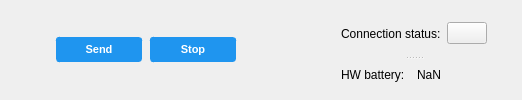
      <widget class="QWidget" name="Overview_2">
       <layout class="QHBoxLayout" name="horizontalLayout_21">
        <item>
         <spacer name="horizontalSpacer_16">
          <property name="orientation">
           <enum>Qt::Horizontal</enum>
          </property>
          <property name="sizeHint" stdset="0">
           <size>
            <width>44</width>
            <height>20</height>
           </size>
          </property>
         </spacer>
        </item>
        <item>
         <widget class="QPushButton" name="Stream_2">
          <property name="styleSheet">
           <string notr="true">QPushButton{
    font-family: &quot;Segoe UI&quot;;
    font-size: 8pt;
    border: 1px solid;
    border-color: rgb(31,149,239);
    border-radius: 3px; 
    padding-right: 10px; 
    padding-left: 10px;
    padding-top: 5px;
    padding-bottom: 5px;
    background-color: rgb(31,149,239);
    color: white;
    font: bold;
    width: 64px;
	margin: 1px;
}
QPushButton:hover {
    border: 1px solid;
    border-radius: 3px;
    border-color: rgb(33, 77, 115);
}
QPushButton:focus {
    outline-color: transparent;
    border: 2px solid;
    border-color: rgb(151, 195, 243);
	margin: 0px;
}
QPushButton:pressed{
    background-color: rgb(52, 113, 173);
}</string>
          </property>
          <property name="text">
           <string>Send</string>
          </property>
         </widget>
        </item>
        <item>
         <widget class="QPushButton" name="Setting_CAN_2">
          <property name="styleSheet">
           <string notr="true">QPushButton{
    font-family: &quot;Segoe UI&quot;;
    font-size: 8pt;
    border: 1px solid;
    border-color: rgb(31,149,239);
    border-radius: 3px; 
    padding-right: 10px; 
    padding-left: 10px;
    padding-top: 5px;
    padding-bottom: 5px;
    background-color: rgb(31,149,239);
    color: white;
    font: bold;
    width: 64px;
	margin: 1px;
}
QPushButton:hover {
    border: 1px solid;
    border-radius: 3px;
    border-color: rgb(33, 77, 115);
}
QPushButton:focus {
    outline-color: transparent;
    border: 2px solid;
    border-color: rgb(151, 195, 243);
	margin: 0px;
}
QPushButton:pressed{
    background-color: rgb(52, 113, 173);
}</string>
          </property>
          <property name="text">
           <string>Stop</string>
          </property>
         </widget>
        </item>
        <item>
         <spacer name="horizontalSpacer_15">
          <property name="orientation">
           <enum>Qt::Horizontal</enum>
          </property>
          <property name="sizeHint" stdset="0">
           <size>
            <width>98</width>
            <height>17</height>
           </size>
          </property>
         </spacer>
        </item>
        <item>
         <widget class="QSplitter" name="splitter_5">
          <property name="autoFillBackground">
           <bool>false</bool>
          </property>
          <property name="styleSheet">
           <string notr="true">QWidget{
boder: 1px solid;
}</string>
          </property>
          <property name="frameShape">
           <enum>QFrame::NoFrame</enum>
          </property>
          <property name="lineWidth">
           <number>10</number>
          </property>
          <property name="orientation">
           <enum>Qt::Vertical</enum>
          </property>
          <widget class="QWidget" name="layoutWidget_9">
           <layout class="QHBoxLayout" name="horizontalLayout_19">
            <item>
             <widget class="QLabel" name="label_15">
              <property name="text">
               <string>Connection status:</string>
              </property>
             </widget>
            </item>
            <item>
             <widget class="QPushButton" name="status_connect_4">
              <property name="text">
               <string/>
              </property>
              <property name="icon">
               <iconset resource="resources.qrc">
                <normaloff>:/images/yellow_status.png</normaloff>
                <normalon>:/images/green_status.png</normalon>:/images/yellow_status.png</iconset>
              </property>
              <property name="iconSize">
               <size>
                <width>12</width>
                <height>12</height>
               </size>
              </property>
             </widget>
            </item>
           </layout>
          </widget>
          <widget class="QWidget" name="layoutWidget_10">
           <layout class="QHBoxLayout" name="horizontalLayout_20">
            <property name="spacing">
             <number>6</number>
            </property>
            <item>
             <widget class="QLabel" name="label_16">
              <property name="text">
               <string>HW battery:</string>
              </property>
             </widget>
            </item>
            <item>
             <widget class="QLabel" name="battery_percent_7">
              <property name="text">
               <string>NaN</string>
              </property>
             </widget>
            </item>
           </layout>
          </widget>
         </widget>
        </item>
        <item>
         <spacer name="horizontalSpacer_17">
          <property name="orientation">
           <enum>Qt::Horizontal</enum>
          </property>
          <property name="sizeType">
           <enum>QSizePolicy::Fixed</enum>
          </property>
          <property name="sizeHint" stdset="0">
           <size>
            <width>24</width>
            <height>20</height>
           </size>
          </property>
         </spacer>
        </item>
       </layout>
      </widget>
